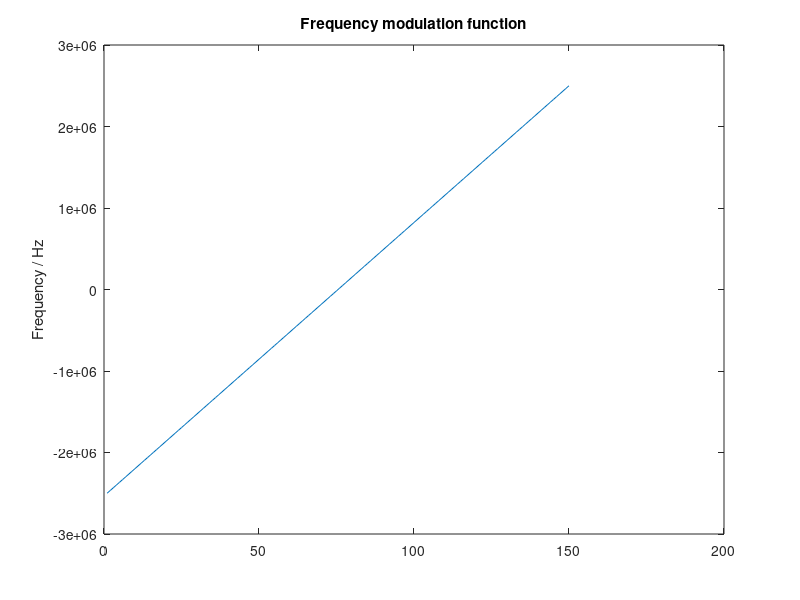

The MATLAB script that drew this image: (Note: this script raises an error after producing the figure.)
clear all;
close all;
v_max = 50;
carrier = 9.55e9;
series_name = 'lfm';
plot_title = 'LFM';
lim = 1000;


f_points = 100;
impulse_response = [];
amp = ones(1,13);
phase = [];
B = 5e6;

tau = 15e-6;
fs = 1e7;
N = tau*fs;
f_signal = linspace(-B/2, B/2, N);
fig = figure;
plot(f_signal);
title('Frequency modulation function');
ylabel('Frequency / Hz');
filename = sprintf('../thesis/figures/%s-fmf.png', series_name);
print(fig, '-dpng', '-r300', filename);


[clean_signal signal new_tau] = makesignal(amp, phase, f_signal, impulse_response, tau, fs);
[delay v the_af] = af(signal, clean_signal, new_tau, v_max, f_points, carrier);
t_str = sprintf('%s ( \\tau=%3.3e s, f=%1.2f GHz)      ', plot_title, tau, carrier./1e9);
fig = plotaf(t_str, delay,v,the_af);
xlim([-lim lim]);
filename = sprintf('../thesis/figures/%s-%ius.png', series_name,tau*1e6);
print(fig, '-dpng', '-r300', filename);

tau = 200e-6;
fs = 1e6;
N = tau*fs;
f_signal = linspace(-B/2, B/2, N);
[clean_signal signal new_tau] = makesignal(amp, phase, f_signal, impulse_response, tau, fs);
[delay v the_af] = af(signal, clean_signal, new_tau, v_max, f_points, carrier);
t_str = sprintf('%s ( \\tau=%3.3e s, f=%1.2f GHz)      ', plot_title, tau, carrier./1e9);
fig = plotaf(t_str, delay,v,the_af);
xlim([-lim lim]);
filename = sprintf('../thesis/figures/%s-%ius.png', series_name,tau*1e6);
print(fig, '-dpng', '-r300', filename);


amp = hamming(13)';
window = 'Hamming';

tau = 15e-6;
fs = 1e7;
N = tau*fs;
f_signal = linspace(-B/2, B/2, N);
[clean_signal signal new_tau] = makesignal(amp, phase, f_signal, impulse_response, tau, fs);
[delay v the_af] = af(signal, clean_signal, new_tau, v_max, f_points, carrier);
t_str = sprintf('%s ( \\tau=%3.3e s, f=%1.2f GHz, %s window)      ', plot_title, tau, carrier./1e9,window);
fig = plotaf(t_str, delay,v,the_af);
xlim([-lim lim]);
filename = sprintf('../thesis/figures/%s-%ius-%s.png', series_name,tau*1e6,window);
print(fig, '-dpng', '-r300', filename);

tau = 200e-6;
fs = 1e6;
N = tau*fs;
f_signal = linspace(-B/2, B/2, N);
[clean_signal signal new_tau] = makesignal(amp, phase, f_signal, impulse_response, tau, fs);
[delay v the_af] = af(signal, clean_signal, new_tau, v_max, f_points, carrier);
t_str = sprintf('%s ( \\tau=%3.3e s, f=%1.2f GHz, %s window)      ', plot_title, tau, carrier./1e9,window);
fig = plotaf(t_str, delay,v,the_af);
xlim([-lim lim]);
filename = sprintf('../thesis/figures/%s-%ius-%s.png', series_name,tau*1e6,window);
print(fig, '-dpng', '-r300', filename);
